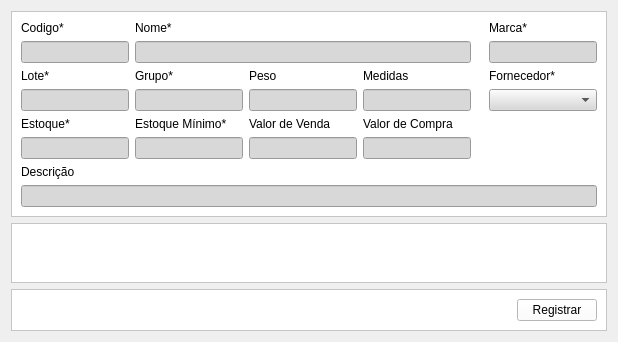
            <widget class="QWidget" name="tab_3">
             <attribute name="title">
              <string>Registrar novo item</string>
             </attribute>
             <layout class="QVBoxLayout" name="verticalLayout_9">
              <item>
               <widget class="QFrame" name="frame_17">
                <property name="styleSheet">
                 <string notr="true">background-color: rgb(255, 255, 255);</string>
                </property>
                <property name="frameShape">
                 <enum>QFrame::StyledPanel</enum>
                </property>
                <property name="frameShadow">
                 <enum>QFrame::Raised</enum>
                </property>
                <layout class="QGridLayout" name="gridLayout">
                 <item row="4" column="2">
                  <widget class="QLabel" name="venda_txt">
                   <property name="text">
                    <string>Valor de Venda</string>
                   </property>
                  </widget>
                 </item>
                 <item row="5" column="1">
                  <widget class="QLineEdit" name="reposicao">
                   <property name="styleSheet">
                    <string notr="true">background-color: rgb(216, 216, 216);</string>
                   </property>
                  </widget>
                 </item>
                 <item row="0" column="1">
                  <widget class="QLabel" name="nome_txt">
                   <property name="text">
                    <string>Nome*</string>
                   </property>
                  </widget>
                 </item>
                 <item row="4" column="0">
                  <widget class="QLabel" name="estoque_txt">
                   <property name="text">
                    <string>Estoque*</string>
                   </property>
                  </widget>
                 </item>
                 <item row="5" column="0">
                  <widget class="QLineEdit" name="estoque">
                   <property name="styleSheet">
                    <string notr="true">background-color: rgb(216, 216, 216);</string>
                   </property>
                  </widget>
                 </item>
                 <item row="0" column="0">
                  <widget class="QLabel" name="codigo_txt">
                   <property name="text">
                    <string>Codigo*</string>
                   </property>
                  </widget>
                 </item>
                 <item row="1" column="1" colspan="3">
                  <widget class="QLineEdit" name="nome">
                   <property name="styleSheet">
                    <string notr="true">background-color: rgb(216, 216, 216);</string>
                   </property>
                  </widget>
                 </item>
                 <item row="1" column="0">
                  <widget class="QLineEdit" name="codigo">
                   <property name="styleSheet">
                    <string notr="true">background-color: rgb(216, 216, 216);</string>
                   </property>
                  </widget>
                 </item>
                 <item row="4" column="1">
                  <widget class="QLabel" name="reposicao_txt">
                   <property name="text">
                    <string>Estoque Mínimo*</string>
                   </property>
                  </widget>
                 </item>
                 <item row="5" column="3">
                  <widget class="QLineEdit" name="lineEdit_2">
                   <property name="styleSheet">
                    <string notr="true">background-color: rgb(216, 216, 216);</string>
                   </property>
                  </widget>
                 </item>
                 <item row="4" column="3">
                  <widget class="QLabel" name="valor_compra_txt">
                   <property name="text">
                    <string>Valor de Compra</string>
                   </property>
                  </widget>
                 </item>
                 <item row="8" column="0" colspan="7">
                  <widget class="QLineEdit" name="descricao">
                   <property name="styleSheet">
                    <string notr="true">background-color: rgb(216, 216, 216);</string>
                   </property>
                  </widget>
                 </item>
                 <item row="6" column="0">
                  <widget class="QLabel" name="descicao_txt">
                   <property name="text">
                    <string>Descrição</string>
                   </property>
                  </widget>
                 </item>
                 <item row="5" column="2">
                  <widget class="QLineEdit" name="venda">
                   <property name="styleSheet">
                    <string notr="true">background-color: rgb(216, 216, 216);</string>
                   </property>
                  </widget>
                 </item>
                 <item row="3" column="0">
                  <widget class="QLineEdit" name="lote_produto">
                   <property name="styleSheet">
                    <string notr="true">background-color: rgb(216, 216, 216);</string>
                   </property>
                  </widget>
                 </item>
                 <item row="3" column="3">
                  <widget class="QLineEdit" name="medida">
                   <property name="styleSheet">
                    <string notr="true">background-color: rgb(216, 216, 216);</string>
                   </property>
                  </widget>
                 </item>
                 <item row="2" column="2">
                  <widget class="QLabel" name="peso_txt">
                   <property name="text">
                    <string>Peso</string>
                   </property>
                  </widget>
                 </item>
                 <item row="2" column="1">
                  <widget class="QLabel" name="grupo_txt">
                   <property name="text">
                    <string>Grupo*</string>
                   </property>
                  </widget>
                 </item>
                 <item row="3" column="2">
                  <widget class="QLineEdit" name="peso">
                   <property name="styleSheet">
                    <string notr="true">background-color: rgb(216, 216, 216);</string>
                   </property>
                  </widget>
                 </item>
                 <item row="1" column="6">
                  <widget class="QLineEdit" name="marca">
                   <property name="styleSheet">
                    <string notr="true">background-color: rgb(216, 216, 216);</string>
                   </property>
                  </widget>
                 </item>
                 <item row="0" column="6">
                  <widget class="QLabel" name="marca_txt">
                   <property name="text">
                    <string>Marca*</string>
                   </property>
                  </widget>
                 </item>
                 <item row="3" column="6">
                  <widget class="QComboBox" name="fornecedor">
                   <property name="styleSheet">
                    <string notr="true">background-color: rgb(216, 216, 216);</string>
                   </property>
                  </widget>
                 </item>
                 <item row="3" column="1">
                  <widget class="QLineEdit" name="grupo">
                   <property name="styleSheet">
                    <string notr="true">background-color: rgb(216, 216, 216);</string>
                   </property>
                  </widget>
                 </item>
                 <item row="2" column="3">
                  <widget class="QLabel" name="medida_txt">
                   <property name="text">
                    <string>Medidas</string>
                   </property>
                  </widget>
                 </item>
                 <item row="2" column="6">
                  <widget class="QLabel" name="fornecedor_txt">
                   <property name="text">
                    <string>Fornecedor*</string>
                   </property>
                  </widget>
                 </item>
                 <item row="2" column="0">
                  <widget class="QLabel" name="label_15">
                   <property name="text">
                    <string>Lote*</string>
                   </property>
                  </widget>
                 </item>
                </layout>
               </widget>
              </item>
              <item>
               <widget class="QFrame" name="frame_40">
                <property name="styleSheet">
                 <string notr="true">background-color: rgb(255, 255, 255);</string>
                </property>
                <property name="frameShape">
                 <enum>QFrame::StyledPanel</enum>
                </property>
                <property name="frameShadow">
                 <enum>QFrame::Raised</enum>
                </property>
                <layout class="QGridLayout" name="gridLayout_33">
                 <item row="0" column="0">
                  <spacer name="verticalSpacer">
                   <property name="orientation">
                    <enum>Qt::Vertical</enum>
                   </property>
                   <property name="sizeHint" stdset="0">
                    <size>
                     <width>20</width>
                     <height>40</height>
                    </size>
                   </property>
                  </spacer>
                 </item>
                </layout>
               </widget>
              </item>
              <item>
               <widget class="QFrame" name="frame_16">
                <property name="styleSheet">
                 <string notr="true">background-color: rgb(255, 255, 255);</string>
                </property>
                <property name="frameShape">
                 <enum>QFrame::StyledPanel</enum>
                </property>
                <property name="frameShadow">
                 <enum>QFrame::Raised</enum>
                </property>
                <layout class="QHBoxLayout" name="horizontalLayout_5">
                 <item>
                  <spacer name="horizontalSpacer">
                   <property name="orientation">
                    <enum>Qt::Horizontal</enum>
                   </property>
                   <property name="sizeHint" stdset="0">
                    <size>
                     <width>40</width>
                     <height>20</height>
                    </size>
                   </property>
                  </spacer>
                 </item>
                 <item>
                  <widget class="QPushButton" name="botao_entreda_salvar">
                   <property name="styleSheet">
                    <string notr="true">background-color: rgb(255, 255, 255);</string>
                   </property>
                   <property name="text">
                    <string>Registrar</string>
                   </property>
                  </widget>
                 </item>
                </layout>
               </widget>
              </item>
             </layout>
            </widget>
